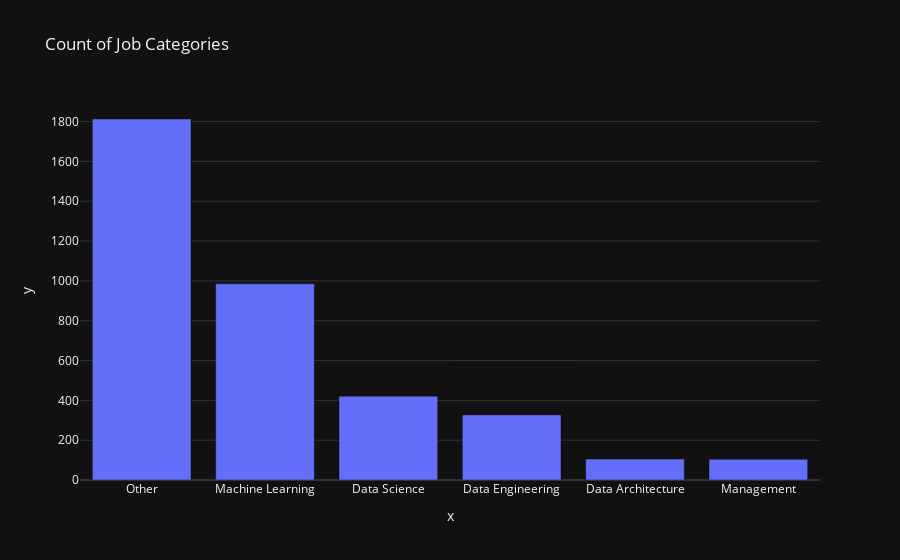

Source (notebook cell):
### Code cell
fig4 = px.bar(df['job_category'].value_counts(), x=df['job_category'].unique(),
              y=df['job_category'].value_counts(), title='Count of Job Categories')
fig4.update_layout( template="plotly_dark")

fig4.show()

### Figure 1 — Plotly figure (JSON) as saved in the notebook; plotly's stock layout.template omitted (floating-point values rounded to 4 significant figures)
{"data": [{"alignmentgroup": "True", "hovertemplate": "x=%{x}<br>y=%{y}<extra></extra>", "legendgroup": "", "marker": {"color": "#636efa", "pattern": {"shape": ""}}, "name": "", "offsetgroup": "", "orientation": "v", "showlegend": false, "textposition": "auto", "type": "bar", "x": ["Other", "Machine Learning", "Data Science", "Data Engineering", "Data Architecture", "Management"], "xaxis": "x", "y": [1813, 985, 421, 327, 105, 104], "yaxis": "y"}], "layout": {"autosize": true, "barmode": "relative", "legend": {"tracegroupgap": 0}, "title": {"text": "Count of Job Categories"}, "xaxis": {"anchor": "y", "autorange": true, "domain": [0, 1], "range": [-0.5, 5.5], "title": {"text": "x"}, "type": "category"}, "yaxis": {"anchor": "x", "autorange": true, "domain": [0, 1], "range": [0, 1908.0], "title": {"text": "y"}, "type": "linear"}}}
